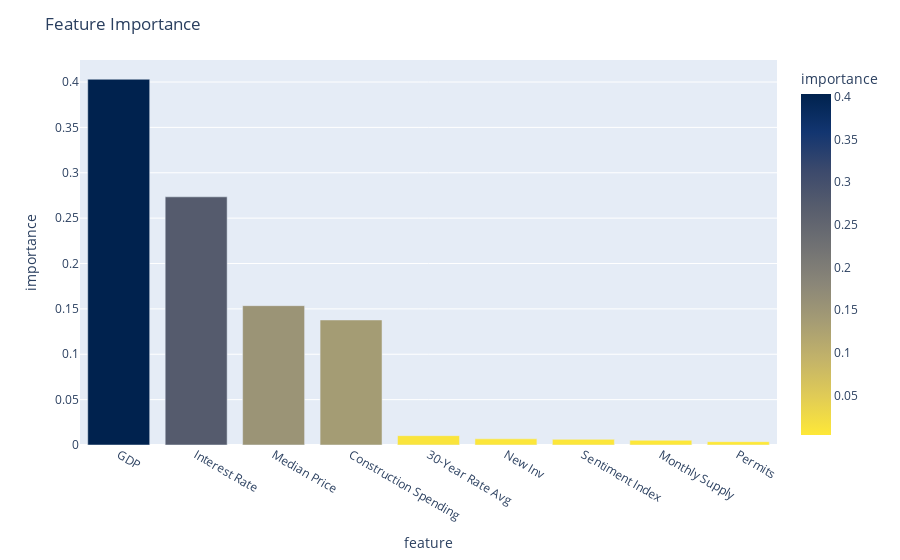

The code cell stored with this chart in its notebook:
### Code cell
# use plotly to create a bar chart of the feature importance
fig = px.bar(feature_importance_df, x=feature_importance_df.index, y="importance", color="importance", color_continuous_scale=px.colors.sequential.Cividis_r)
# set the title
fig.update_layout(title_text="Feature Importance")
# save the graph
fig.write_image("images/feature_importance_monthly.png")
fig.show()

### Figure 1 — Plotly figure (JSON) as saved in the notebook; plotly's stock layout.template omitted (floating-point values rounded to 4 significant figures)
{"data": [{"alignmentgroup": "True", "hovertemplate": "feature=%{x}<br>importance=%{marker.color}<extra></extra>", "legendgroup": "", "marker": {"color": [0.4031, 0.2735, 0.1536, 0.1378, 0.0103, 0.006777, 0.006215, 0.005176, 0.003667], "coloraxis": "coloraxis", "pattern": {"shape": ""}}, "name": "", "offsetgroup": "", "orientation": "v", "showlegend": false, "textposition": "auto", "type": "bar", "x": ["GDP", "Interest Rate", "Median Price", "Construction Spending", "30-Year Rate Avg", "New Inv", "Sentiment Index", "Monthly Supply", "Permits"], "xaxis": "x", "y": [0.4031, 0.2735, 0.1536, 0.1378, 0.0103, 0.006777, 0.006215, 0.005176, 0.003667], "yaxis": "y"}], "layout": {"barmode": "relative", "coloraxis": {"colorbar": {"title": {"text": "importance"}}, "colorscale": [[0, "#fee838"], [0.1111, "#e1cc55"], [0.2222, "#c3b369"], [0.3333, "#a59c74"], [0.4444, "#8a8678"], [0.5556, "#707173"], [0.6667, "#575d6d"], [0.7778, "#3b496c"], [0.8889, "#123570"], [1, "#00224e"]]}, "legend": {"tracegroupgap": 0}, "margin": {"t": 60}, "title": {"text": "Feature Importance"}, "xaxis": {"anchor": "y", "domain": [0, 1], "title": {"text": "feature"}}, "yaxis": {"anchor": "x", "domain": [0, 1], "title": {"text": "importance"}}}}
